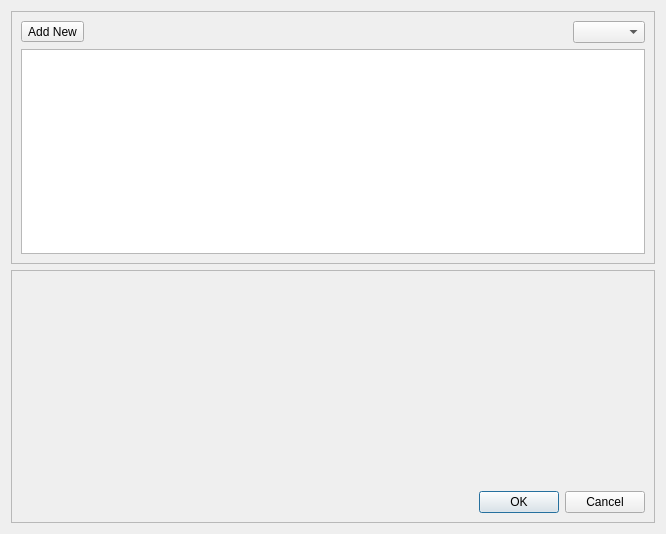
<?xml version="1.0" encoding="UTF-8"?>
<ui version="4.0">
 <class>MainWidget</class>
 <widget class="QWidget" name="MainWidget">
  <property name="geometry">
   <rect>
    <x>0</x>
    <y>0</y>
    <width>666</width>
    <height>534</height>
   </rect>
  </property>
  <property name="windowTitle">
   <string notr="true">MainWidget</string>
  </property>
  <layout class="QVBoxLayout" name="verticalLayout">
   <item>
    <widget class="QFrame" name="frameList">
     <property name="frameShape">
      <enum>QFrame::StyledPanel</enum>
     </property>
     <property name="frameShadow">
      <enum>QFrame::Raised</enum>
     </property>
     <layout class="QGridLayout" name="gridLayout_2">
      <item row="0" column="0">
       <layout class="QHBoxLayout" name="horizontalLayout_3">
        <item>
         <widget class="QToolButton" name="pushNew">
          <property name="text">
           <string>Add New</string>
          </property>
          <property name="popupMode">
           <enum>QToolButton::InstantPopup</enum>
          </property>
          <property name="toolButtonStyle">
           <enum>Qt::ToolButtonTextBesideIcon</enum>
          </property>
          <property name="arrowType">
           <enum>Qt::NoArrow</enum>
          </property>
         </widget>
        </item>
        <item>
         <spacer name="horizontalSpacer_2">
          <property name="orientation">
           <enum>Qt::Horizontal</enum>
          </property>
          <property name="sizeHint" stdset="0">
           <size>
            <width>40</width>
            <height>20</height>
           </size>
          </property>
         </spacer>
        </item>
        <item>
         <widget class="QComboBox" name="comboFilter"/>
        </item>
       </layout>
      </item>
      <item row="1" column="0">
       <widget class="QListWidget" name="listItems"/>
      </item>
     </layout>
    </widget>
   </item>
   <item>
    <widget class="QFrame" name="frameEdit">
     <property name="frameShape">
      <enum>QFrame::StyledPanel</enum>
     </property>
     <property name="frameShadow">
      <enum>QFrame::Raised</enum>
     </property>
     <layout class="QGridLayout" name="gridLayout_3">
      <item row="1" column="0">
       <widget class="QDialogButtonBox" name="buttonBox">
        <property name="standardButtons">
         <set>QDialogButtonBox::Cancel|QDialogButtonBox::Ok</set>
        </property>
       </widget>
      </item>
      <item row="0" column="0">
       <widget class="QScrollArea" name="scrollWidget">
        <property name="frameShape">
         <enum>QFrame::NoFrame</enum>
        </property>
        <property name="frameShadow">
         <enum>QFrame::Plain</enum>
        </property>
        <property name="widgetResizable">
         <bool>true</bool>
        </property>
        <widget class="QWidget" name="scrollAreaWidgetContents">
         <property name="geometry">
          <rect>
           <x>0</x>
           <y>0</y>
           <width>644</width>
           <height>218</height>
          </rect>
         </property>
         <layout class="QGridLayout" name="gridLayout">
          <item row="0" column="0">
           <widget class="QFrame" name="frameWidget">
            <property name="frameShape">
             <enum>QFrame::NoFrame</enum>
            </property>
            <property name="frameShadow">
             <enum>QFrame::Raised</enum>
            </property>
           </widget>
          </item>
         </layout>
        </widget>
       </widget>
      </item>
     </layout>
    </widget>
   </item>
  </layout>
 </widget>
 <tabstops>
  <tabstop>comboFilter</tabstop>
  <tabstop>listItems</tabstop>
  <tabstop>buttonBox</tabstop>
 </tabstops>
 <resources/>
 <connections/>
</ui>
